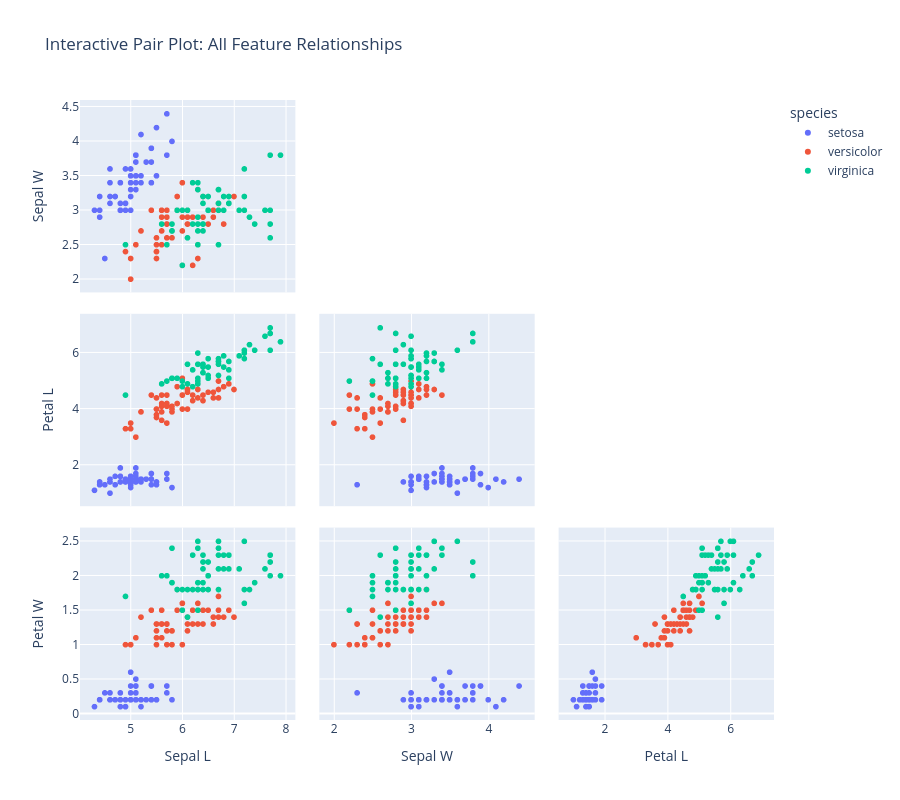

The code cell stored with this chart in its notebook:
### Markdown cell above
### 6.3 — Interactive Pair Plot with Plotly

Plotly's scatter matrix adds interactivity!

### Code cell
# Interactive pair plot using Plotly
fig = px.scatter_matrix(iris,
                        dimensions=['sepal_length', 'sepal_width',
                                    'petal_length', 'petal_width'],
                        color='species',
                        title='Interactive Pair Plot: All Feature Relationships',
                        labels={'sepal_length': 'Sepal L',
                                'sepal_width': 'Sepal W',
                                'petal_length': 'Petal L',
                                'petal_width': 'Petal W'},
                        height=800, width=900)

# Hide diagonal (optional)
fig.update_traces(diagonal_visible=False, showupperhalf=False)

fig.show()

### Figure 1 — Plotly figure (JSON) as saved in the notebook; plotly's stock layout.template omitted (floating-point values rounded to 4 significant figures)
{"data": [{"diagonal": {"visible": false}, "dimensions": [{"axis": {"matches": true}, "label": "Sepal L", "values": [5.1, 4.9, 4.7, 4.6, 5.0, 5.4, 4.6, 5.0, 4.4, 4.9, 5.4, 4.8, 4.8, 4.3, 5.8, 5.7, 5.4, 5.1, 5.7, 5.1, 5.4, 5.1, 4.6, 5.1, 4.8, 5.0, 5.0, 5.2, 5.2, 4.7, 4.8, 5.4, 5.2, 5.5, 4.9, 5.0, 5.5, 4.9, 4.4, 5.1, 5.0, 4.5, 4.4, 5.0, 5.1, 4.8, 5.1, 4.6, 5.3, 5.0]}, {"axis": {"matches": true}, "label": "Sepal W", "values": [3.5, 3.0, 3.2, 3.1, 3.6, 3.9, 3.4, 3.4, 2.9, 3.1, 3.7, 3.4, 3.0, 3.0, 4.0, 4.4, 3.9, 3.5, 3.8, 3.8, 3.4, 3.7, 3.6, 3.3, 3.4, 3.0, 3.4, 3.5, 3.4, 3.2, 3.1, 3.4, 4.1, 4.2, 3.1, 3.2, 3.5, 3.6, 3.0, 3.4, 3.5, 2.3, 3.2, 3.5, 3.8, 3.0, 3.8, 3.2, 3.7, 3.3]}, {"axis": {"matches": true}, "label": "Petal L", "values": [1.4, 1.4, 1.3, 1.5, 1.4, 1.7, 1.4, 1.5, 1.4, 1.5, 1.5, 1.6, 1.4, 1.1, 1.2, 1.5, 1.3, 1.4, 1.7, 1.5, 1.7, 1.5, 1.0, 1.7, 1.9, 1.6, 1.6, 1.5, 1.4, 1.6, 1.6, 1.5, 1.5, 1.4, 1.5, 1.2, 1.3, 1.4, 1.3, 1.5, 1.3, 1.3, 1.3, 1.6, 1.9, 1.4, 1.6, 1.4, 1.5, 1.4]}, {"axis": {"matches": true}, "label": "Petal W", "values": [0.2, 0.2, 0.2, 0.2, 0.2, 0.4, 0.3, 0.2, 0.2, 0.1, 0.2, 0.2, 0.1, 0.1, 0.2, 0.4, 0.4, 0.3, 0.3, 0.3, 0.2, 0.4, 0.2, 0.5, 0.2, 0.2, 0.4, 0.2, 0.2, 0.2, 0.2, 0.4, 0.1, 0.2, 0.2, 0.2, 0.2, 0.1, 0.2, 0.2, 0.3, 0.3, 0.2, 0.6, 0.4, 0.3, 0.2, 0.2, 0.2, 0.2]}], "hovertemplate": "species=setosa<br>%{xaxis.title.text}=%{x}<br>%{yaxis.title.text}=%{y}<extra></extra>", "legendgroup": "setosa", "marker": {"color": "#636efa", "symbol": "circle"}, "name": "setosa", "showlegend": true, "showupperhalf": false, "type": "splom"}, {"diagonal": {"visible": false}, "dimensions": [{"axis": {"matches": true}, "label": "Sepal L", "values": [7.0, 6.4, 6.9, 5.5, 6.5, 5.7, 6.3, 4.9, 6.6, 5.2, 5.0, 5.9, 6.0, 6.1, 5.6, 6.7, 5.6, 5.8, 6.2, 5.6, 5.9, 6.1, 6.3, 6.1, 6.4, 6.6, 6.8, 6.7, 6.0, 5.7, 5.5, 5.5, 5.8, 6.0, 5.4, 6.0, 6.7, 6.3, 5.6, 5.5, 5.5, 6.1, 5.8, 5.0, 5.6, 5.7, 5.7, 6.2, 5.1, 5.7]}, {"axis": {"matches": true}, "label": "Sepal W", "values": [3.2, 3.2, 3.1, 2.3, 2.8, 2.8, 3.3, 2.4, 2.9, 2.7, 2.0, 3.0, 2.2, 2.9, 2.9, 3.1, 3.0, 2.7, 2.2, 2.5, 3.2, 2.8, 2.5, 2.8, 2.9, 3.0, 2.8, 3.0, 2.9, 2.6, 2.4, 2.4, 2.7, 2.7, 3.0, 3.4, 3.1, 2.3, 3.0, 2.5, 2.6, 3.0, 2.6, 2.3, 2.7, 3.0, 2.9, 2.9, 2.5, 2.8]}, {"axis": {"matches": true}, "label": "Petal L", "values": [4.7, 4.5, 4.9, 4.0, 4.6, 4.5, 4.7, 3.3, 4.6, 3.9, 3.5, 4.2, 4.0, 4.7, 3.6, 4.4, 4.5, 4.1, 4.5, 3.9, 4.8, 4.0, 4.9, 4.7, 4.3, 4.4, 4.8, 5.0, 4.5, 3.5, 3.8, 3.7, 3.9, 5.1, 4.5, 4.5, 4.7, 4.4, 4.1, 4.0, 4.4, 4.6, 4.0, 3.3, 4.2, 4.2, 4.2, 4.3, 3.0, 4.1]}, {"axis": {"matches": true}, "label": "Petal W", "values": [1.4, 1.5, 1.5, 1.3, 1.5, 1.3, 1.6, 1.0, 1.3, 1.4, 1.0, 1.5, 1.0, 1.4, 1.3, 1.4, 1.5, 1.0, 1.5, 1.1, 1.8, 1.3, 1.5, 1.2, 1.3, 1.4, 1.4, 1.7, 1.5, 1.0, 1.1, 1.0, 1.2, 1.6, 1.5, 1.6, 1.5, 1.3, 1.3, 1.3, 1.2, 1.4, 1.2, 1.0, 1.3, 1.2, 1.3, 1.3, 1.1, 1.3]}], "hovertemplate": "species=versicolor<br>%{xaxis.title.text}=%{x}<br>%{yaxis.title.text}=%{y}<extra></extra>", "legendgroup": "versicolor", "marker": {"color": "#EF553B", "symbol": "circle"}, "name": "versicolor", "showlegend": true, "showupperhalf": false, "type": "splom"}, {"diagonal": {"visible": false}, "dimensions": [{"axis": {"matches": true}, "label": "Sepal L", "values": [6.3, 5.8, 7.1, 6.3, 6.5, 7.6, 4.9, 7.3, 6.7, 7.2, 6.5, 6.4, 6.8, 5.7, 5.8, 6.4, 6.5, 7.7, 7.7, 6.0, 6.9, 5.6, 7.7, 6.3, 6.7, 7.2, 6.2, 6.1, 6.4, 7.2, 7.4, 7.9, 6.4, 6.3, 6.1, 7.7, 6.3, 6.4, 6.0, 6.9, 6.7, 6.9, 5.8, 6.8, 6.7, 6.7, 6.3, 6.5, 6.2, 5.9]}, {"axis": {"matches": true}, "label": "Sepal W", "values": [3.3, 2.7, 3.0, 2.9, 3.0, 3.0, 2.5, 2.9, 2.5, 3.6, 3.2, 2.7, 3.0, 2.5, 2.8, 3.2, 3.0, 3.8, 2.6, 2.2, 3.2, 2.8, 2.8, 2.7, 3.3, 3.2, 2.8, 3.0, 2.8, 3.0, 2.8, 3.8, 2.8, 2.8, 2.6, 3.0, 3.4, 3.1, 3.0, 3.1, 3.1, 3.1, 2.7, 3.2, 3.3, 3.0, 2.5, 3.0, 3.4, 3.0]}, {"axis": {"matches": true}, "label": "Petal L", "values": [6.0, 5.1, 5.9, 5.6, 5.8, 6.6, 4.5, 6.3, 5.8, 6.1, 5.1, 5.3, 5.5, 5.0, 5.1, 5.3, 5.5, 6.7, 6.9, 5.0, 5.7, 4.9, 6.7, 4.9, 5.7, 6.0, 4.8, 4.9, 5.6, 5.8, 6.1, 6.4, 5.6, 5.1, 5.6, 6.1, 5.6, 5.5, 4.8, 5.4, 5.6, 5.1, 5.1, 5.9, 5.7, 5.2, 5.0, 5.2, 5.4, 5.1]}, {"axis": {"matches": true}, "label": "Petal W", "values": [2.5, 1.9, 2.1, 1.8, 2.2, 2.1, 1.7, 1.8, 1.8, 2.5, 2.0, 1.9, 2.1, 2.0, 2.4, 2.3, 1.8, 2.2, 2.3, 1.5, 2.3, 2.0, 2.0, 1.8, 2.1, 1.8, 1.8, 1.8, 2.1, 1.6, 1.9, 2.0, 2.2, 1.5, 1.4, 2.3, 2.4, 1.8, 1.8, 2.1, 2.4, 2.3, 1.9, 2.3, 2.5, 2.3, 1.9, 2.0, 2.3, 1.8]}], "hovertemplate": "species=virginica<br>%{xaxis.title.text}=%{x}<br>%{yaxis.title.text}=%{y}<extra></extra>", "legendgroup": "virginica", "marker": {"color": "#00cc96", "symbol": "circle"}, "name": "virginica", "showlegend": true, "showupperhalf": false, "type": "splom"}], "layout": {"dragmode": "select", "height": 800, "legend": {"title": {"text": "species"}, "tracegroupgap": 0}, "title": {"text": "Interactive Pair Plot: All Feature Relationships"}, "width": 900}}
